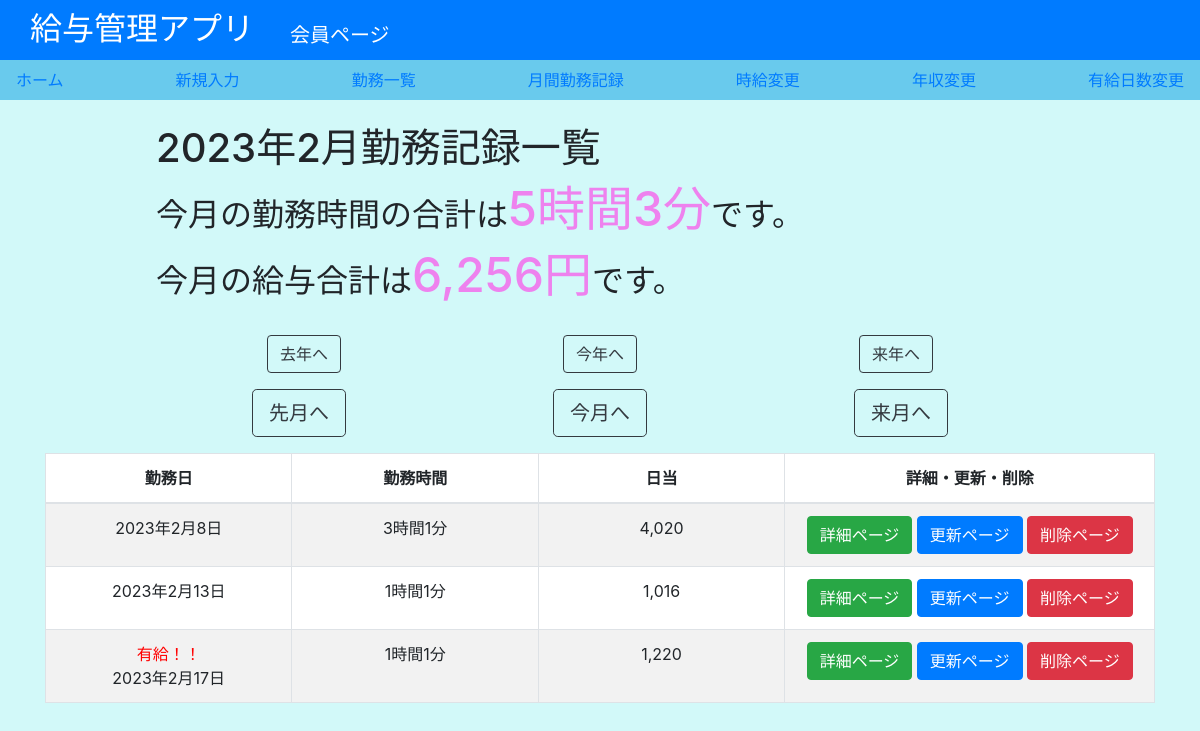
The app's page /list/ (signed in) with its own data.
### salary/models.py (models this page shows, shortened)
class Work(models.Model):
    class meta:
        verbose_name = "勤務"
        constraints = [
            models.UniqueConstraint(
                fields=["Worked_date", "user",],
                name="work_unique"
            )
        ]
    Worked_date = models.DateField(
        default = timezone.now,
        verbose_name="勤務日",
    )
    Worktime_h = models.PositiveIntegerField(
        verbose_name="勤務時間 (時間)",
    )
    Worktime_m = models.PositiveIntegerField(
        default = 0,
        verbose_name="勤務時間 (分)",
    )
    wage = models.PositiveIntegerField(
        verbose_name = "時給",
    )
    Worktime_h_2 = models.PositiveIntegerField(
        blank = True,
        null = True,
        verbose_name="途中で時給が変わる場合の勤務時間 (時間) ※空欄可",
    )
    Worktime_m_2 = models.PositiveIntegerField(
        blank = True,
        null = True,
        default = 0,
        verbose_name="途中で時給が変わる場合の勤務時間 (分) ※空欄可",
    )
    total_worktime_h = models.PositiveIntegerField(
        editable=False,
        verbose_name="一日の勤務時間(時間)",
    )
    total_worktime_m = models.PositiveIntegerField(
        editable=False,
        verbose_name="一日の勤務時間(分)",
    )
    wage_2 = models.PositiveIntegerField(
        blank = True,
        null = True,
        verbose_name = "途中で時給が変わる場合の時給 ※空欄可",
    )
    total_wage = models.PositiveIntegerField(
        editable=False,
        verbose_name = "日給",
    )
    yukyu = models.BooleanField(
        verbose_name = "有給",
    )
    zangyo_h = models.PositiveIntegerField(
        blank = True,
        null = True,
        verbose_name = "残業時間（時間）※空欄可",
    )
    zangyo_m = models.PositiveIntegerField(
        blank = True,
        null = True,
        verbose_name = "残業時間（分）※空欄可",
    )
    zangyo_wage = models.PositiveIntegerField(
        verbose_name="残業時給",
        editable=False,
    )
    user = models.ForeignKey(
        get_user_model(),
        verbose_name='ログインユーザー',
        on_delete=models.CASCADE,
    )

### salary/views.py (the view, shortened to what this page needs)
# urls.py: path("list/", views.List, name="list"),
def List(request):
    global i, j
    month = date.today() + relativedelta(months=i)
    year = date.today() + relativedelta(years=j)
    work = Work.objects.filter(Worked_date__year = year.year, Worked_date__month = month.month,user_id=request.user.id)
    if not work:
        total_worktime_h = 0
        total_worktime_m = 0
    else:
        total_worktime_h = int(work.aggregate(Sum('total_worktime_h')).get("total_worktime_h__sum"))
        total_worktime_m = int(work.aggregate(Sum('total_worktime_m')).get("total_worktime_m__sum"))
    if total_worktime_m >= 60:
        total_worktime_h = total_worktime_h + total_worktime_m/60
        total_worktime_m = total_worktime_m%60
    total_wage=work.aggregate(Sum('total_wage')).get("total_wage__sum")
    if not total_wage:
        total_wage = 0
    return render(
        request,
        'salary/work_list.html',
        {
            'work':work.order_by('Worked_date'),
            'total_worktime_h':total_worktime_h,
            'total_worktime_m':total_worktime_m,
            'total_wage':total_wage,
            'month':month.month,
            'year':year.year,
        }
    )

### salary/templates/salary/work_list.html (shortened to what this page needs)
{% extends "salary/base2.html" %}
{% load mathfilters %}
{% load humanize %}
{% block main %}
<div style="margin-left: 10%; width: 70%;">
    <h1 >{{year}}年{{month}}月勤務記録一覧</h1>
    <h2 >今月の勤務時間の合計は<span style="display: inline-block;" class="important">{{ total_worktime_h }}時間{{ total_worktime_m }}分</span>です。</h2>
    <h2 >今月の給与合計は<span style="display: inline-block;" class="important">{{ total_wage|floatformat:0 |intcomma }}円</span>です。</h2>
</div>
<br>
<form action="{% url 'list' %}" method="post">
    <p class="button">
    <input type="submit" name="lastyear" value="去年へ" class="btn btn-outline-dark">
    <input type="submit" name="toyear" value="今年へ" class="btn btn-outline-dark">
    <input type="submit" name="nextyear" value="来年へ" class="btn btn-outline-dark">
    </p>
    <p class="button">
    <input type="submit" name="lastmonth" value="先月へ" class="btn btn-outline-dark btn-lg">
    <input type="submit" name="tomonth" value="今月へ" class="btn btn-outline-dark btn-lg">
    <input type="submit" name="nextmonth" value="来月へ" class="btn btn-outline-dark btn-lg">
    </p>
</form>
<table style="background-color: white;" id=work_list width="100%" class="table table-striped table-bordered table-hover">
    <thead>
        <tr>
            {% if work %}
                <th class="text-center">勤務日</th>
                <th class="text-center">勤務時間</th>
                <th class="text-center">日当</th>
                <th class="text-center">詳細・更新・削除</th>
            {% endif %}
        </tr>
    </thead>
    <tbody>
        {% for work in work %}
        <tr class="odd gradeX text-center">
            {% if work.yukyu %}
                <td class="text-center" width="100"><p style="color: red; margin: 0;">有給！！</p>{{ work.Worked_date}}</td>
            {% else %}
                <td class="text-center" width="100">{{ work.Worked_date}}</td>
            {% endif %}
            <td class="text-center" width="100">{{ work.total_worktime_h }}時間{{ work.total_worktime_m }}分</td>
            <td class="text-center" width="100">{{ work.total_wage|intcomma }}</td>
            <td class="text-center" width="150">
                <a class="btn btn-success" href="{% url 'detail' work.id %}" role="button">詳細ページ</a>
                <a class="btn btn-primary" href="{% url 'update' work.id %}" role="button">更新ページ</a>
                <a class="btn btn-danger" href="{% url 'delete' work.id %}" role="button">削除ページ</a>
            </td>
        </tr>
        {% empty %}
            <h1 class="center">コンテンツがありません。</h1>
        {% endfor %}
    </tbody>
    </table>
{% endblock %}

### salary/static/main.css (style rules this page uses)
.button { display: flex; justify-content: space-evenly; }
span { display: block; color: violet; font-size: 150%; }

### records on screen
Work: Worked_date "2023年2月8日", total_worktime_h "3", total_worktime_m "1", total_wage "4,020"
Work: Worked_date "2023年2月13日", total_worktime_h "1", total_worktime_m "1", total_wage "1,016"
Work: Worked_date "2023年2月17日", total_worktime_h "1", total_worktime_m "1", total_wage "1,220"

### other values on screen
{{ year }} "2023"
{{ month }} "2"
{{ total_worktime_h }} "5"
{{ total_worktime_m }} "3"
{{ total_wage|floatformat:0 |intcomma }} "6,256"
